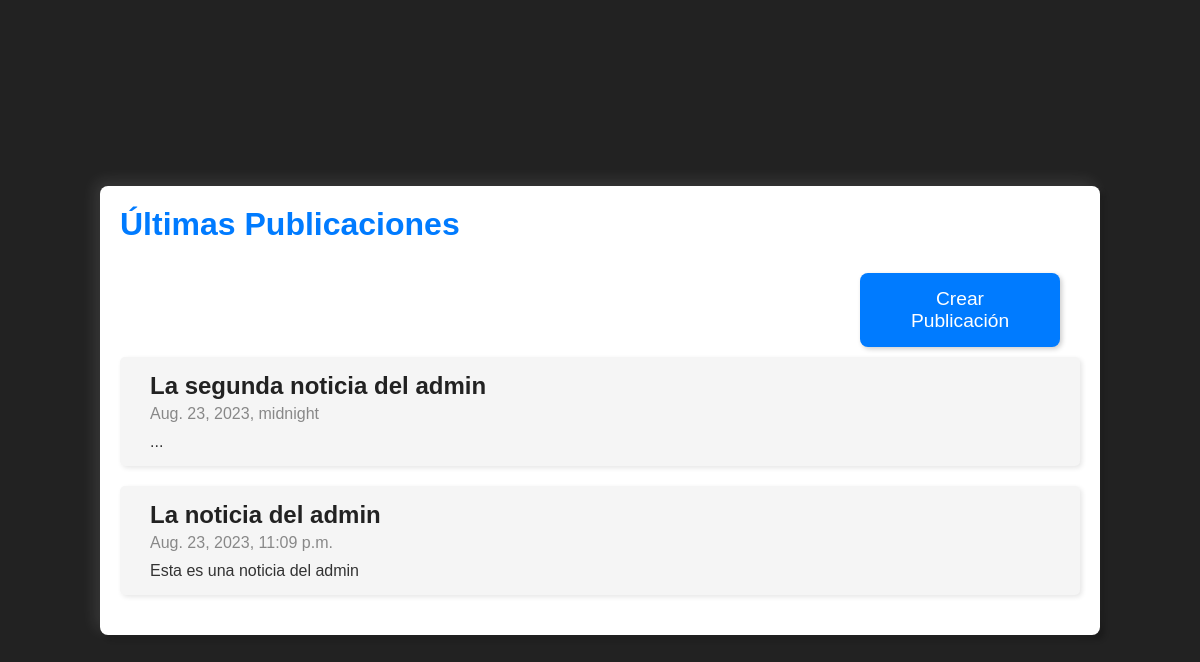
/feed/ (signed in), run on an earlier commit of the app's database.
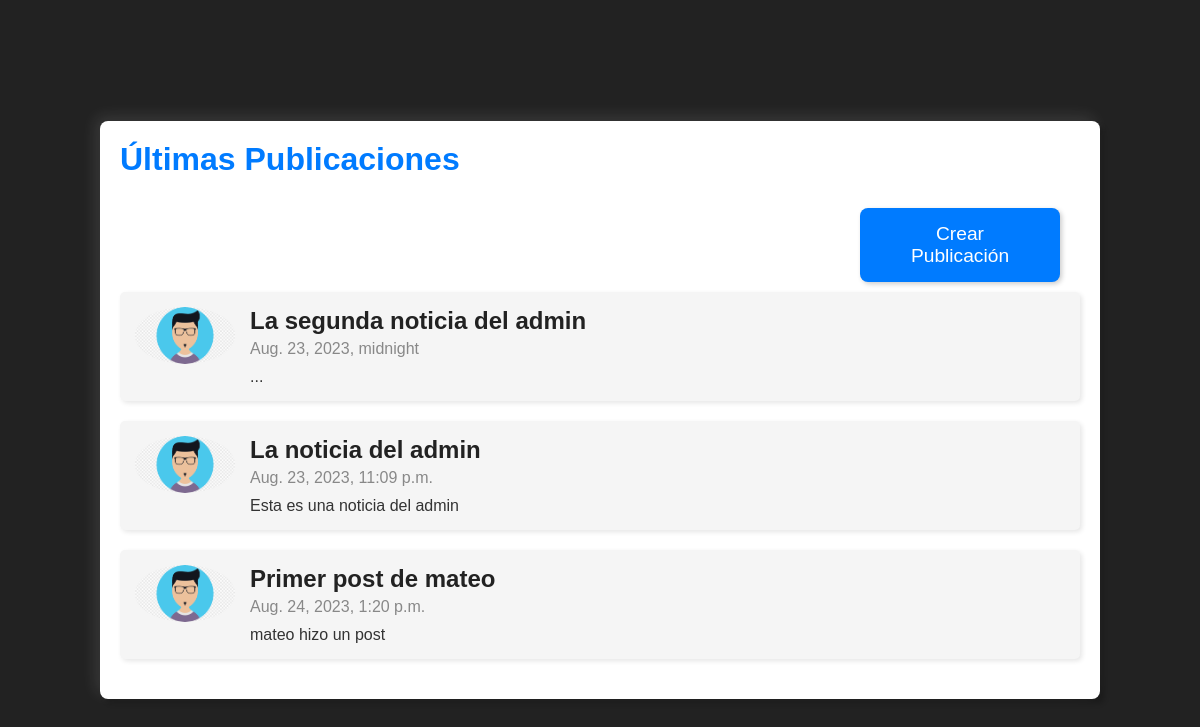
And on a later commit of the database.
### sitio/models.py (models this page shows, shortened)
class Post(models.Model):
    user = models.ForeignKey(User, on_delete=models.CASCADE, related_name='posts',null = True, blank = True)
    titulo = models.CharField(max_length=50)
    texto = models.CharField(max_length=500)
    fecha = models.DateTimeField()
    verificado = models.BooleanField(default=False)

class Profile(models.Model):
    user = models.ForeignKey(User, on_delete=models.CASCADE,null = True, blank = True)
    image = models.ImageField(default='user.png')

### sitio/views.py (the view)
# urls.py: path('feed/', views.feed),
@login_required
def feed(request):
    posts = Post.objects.order_by("fecha")
    return render(request, 'feed.html',{'lista_posts': posts})

### sitio/templates/feed.html (shortened to what this page needs)
{% load static %}
<!DOCTYPE html>
<html>
<head>
    <link rel="stylesheet" type="text/css" href='{% static "css/style_feedpage.css" %}'>
</head>
<body>
    <div class="feed-container">
        <h1 class="feed-title">Últimas Publicaciones</h1>
        <div class="header">
            <div class="header-buttons">
                <button onclick="window.location.href='/publicacion'">Crear Publicación</button>
            </div>
        </div>
        <div class="feed-posts">
            {% for post in lista_posts %}
                <div class="feed-post">
                    <div class="user-image">
                        <img src = "{{post.user.profile_set.get.image.url}}">
                    </div>
                <div class="post-content">
                    <h3 class="post-title">{{ post.titulo }}</h3>
                    <p class="post-date">{{ post.fecha }}</p>
                    <p class="post-text">{{ post.texto }}</p>
                </div>
                </div>
            {% endfor %}
        </div>
    </div>
</body>
</html>

### sitio/static/css/style_feedpage.css (style rules this page uses)
* { margin: 0; padding: 0; font-family: 'Permanent+Marker', sans-serif; }
body { min-height: 100vh; display: grid; place-items: center; background: #222; }
.header { display: flex; justify-content: flex-end; padding: 10px; }
.header-buttons button { margin-right: 10px; background-color: #007bff; color: #fff; border: none; width: 200px; padding: 15px 30px; border-radius: 8px; font-size: 1.2em; cursor: pointer; transition: background-color 0.3s ease; box-shadow: 2px 2px 5px rgba(0, 0, 0, 0.2); }
.feed-container { width: 80%; background-color: #fff; border-radius: 8px; box-shadow: 5px 5px 5px rgba(0, 0, 0, 0.2), -5px -5px 15px rgba(255, 255, 255, 0.1); padding: 20px; margin-top: 20px; }
.feed-title { font-size: 2em; color: #007bff; margin-bottom: 20px; }
.feed-post { margin-bottom: 20px; padding: 15px; background-color: #f5f5f5; border-radius: 5px; box-shadow: 2px 2px 5px rgba(0, 0, 0, 0.1); }
.post-title { font-size: 1.5em; color: #222; margin-bottom: 5px; }
.post-date { color: #888; margin-bottom: 10px; }
.post-text { color: #333; }
.feed-post { display: flex; align-items: flex-start; margin-bottom: 20px; padding: 15px; background-color: #f5f5f5; border-radius: 5px; box-shadow: 2px 2px 5px rgba(0, 0, 0, 0.1); }
.user-image { margin-right: 15px; }
.user-image img { max-width: 100px; border-radius: 50%; }
.post-content { flex: 1; }

What changed in the data, as far as the page shows it:
added Post: user.profile_set.get.image (picture), titulo "Primer post de mateo", fecha "Aug. 24, 2023, 1:20 p.m.", texto "mateo hizo un post"
